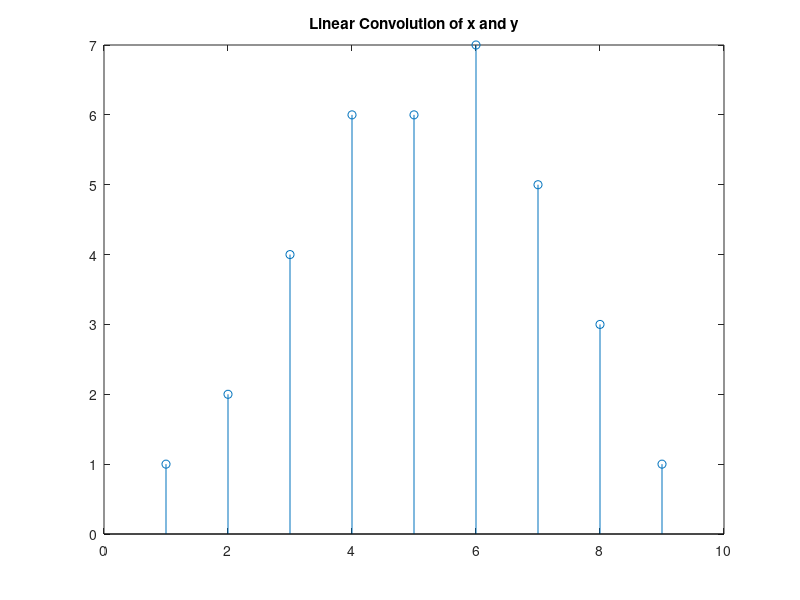

Write the MATLAB code that produced this figure.
clc;
clear all;
f = [1 1 1 2 1 1]; 
g = [1 1 2 1]; 
clin = conv(f,g);
stem(clin)
%ylim([0 11])
title('Linear Convolution of x and y')
clin